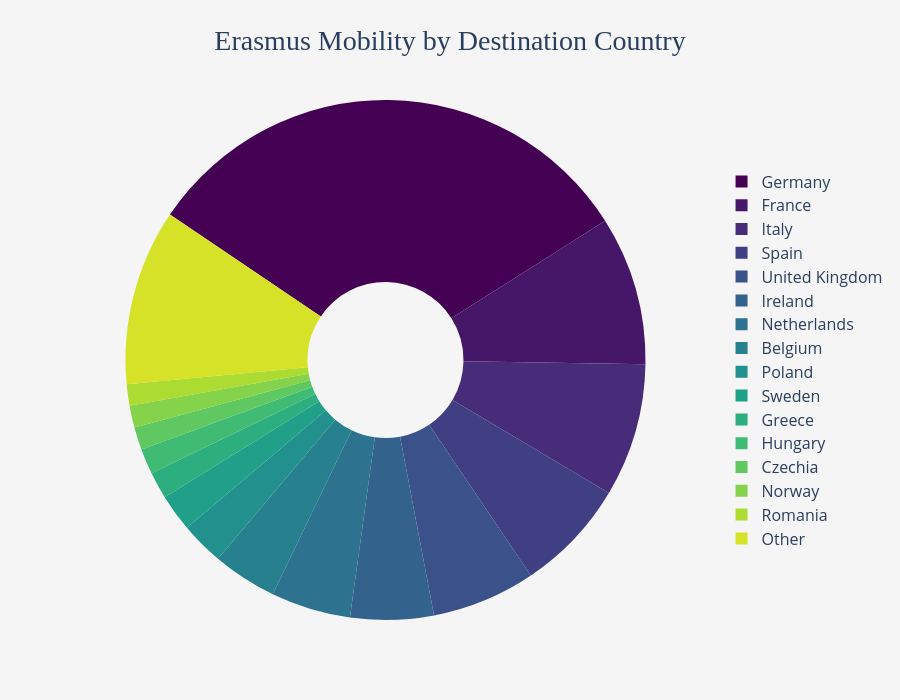

The code cell stored with this chart in its notebook:
### Code cell
import plotly.graph_objects as go

country_counts = mobility_europe["destination_country"].value_counts().reset_index()
country_counts.columns = ["country", "count"]
total = country_counts["count"].sum()

top15 = country_counts.head(15).copy()
others = country_counts.iloc[15:].copy()

other_row = pd.DataFrame([{
    "country": "Other",
    "count": others["count"].sum(),
}])
other_countries_list = "<br>".join(others["country"].tolist()) 

final = pd.concat([top15, other_row], ignore_index=True) 
final["pct"] = (final["count"] / total * 100).round(2)

hover = []
for _, row in final.iterrows():
    if row["country"] == "Other":
        hover.append(
            f"<b>Other countries</b><br>"
            f"Students: {int(row['count'])}<br>"
            f"Share: {row['pct']}%<br><br>"
            f"<i>{other_countries_list}</i>"
        )
    else:
        hover.append(
            f"<b>{row['country']}</b><br>"
            f"Students: {int(row['count'])}<br>"
            f"Share: {row['pct']}%"
        )
        
viridis = px.colors.get_colorscale("Viridis")
greens = px.colors.sample_colorscale("Viridis", [i/16 for i in range(16)], colortype="rgb")

fig = go.Figure(go.Pie(
    labels=final["country"],
    values=final["count"],
    hovertemplate="%{customdata}<extra></extra>",
    customdata=hover,
    textinfo="none",
    hole=0.3,
    sort=False,
    marker=dict(colors=greens),
    rotation=-56, 
    direction="clockwise"
))

fig.update_layout(
    title=dict(text="Erasmus Mobility by Destination Country", x=0.5, xanchor="center", font=dict(size=28, family="Georgia")),
    legend=dict(orientation="v", x=1.05, y=0.5, font=dict(size=16)),
    hoverlabel=dict(bgcolor="white", font_size=16, namelength=-1),
    width=900,
    height=700,
    modebar=dict(remove=["all"]),
    paper_bgcolor="whitesmoke",
)

fig.show()
# fig.write_html(ASSETS_DIR / "destination_country_pie.html", config={"displayModeBar": False})

### Figure 1 — Plotly figure (JSON) as saved in the notebook; plotly's stock layout.template omitted (floating-point values rounded to 4 significant figures)
{"data": [{"customdata": ["<b>Germany</b><br>Students: 1726<br>Share: 31.57%", "<b>France</b><br>Students: 506<br>Share: 9.25%", "<b>Italy</b><br>Students: 453<br>Share: 8.28%", "<b>Spain</b><br>Students: 383<br>Share: 7.0%", "<b>United Kingdom</b><br>Students: 353<br>Share: 6.46%", "<b>Ireland</b><br>Students: 283<br>Share: 5.18%", "<b>Netherlands</b><br>Students: 271<br>Share: 4.96%", "<b>Belgium</b><br>Students: 219<br>Share: 4.01%", "<b>Poland</b><br>Students: 147<br>Share: 2.69%", "<b>Sweden</b><br>Students: 127<br>Share: 2.32%", "<b>Greece</b><br>Students: 91<br>Share: 1.66%", "<b>Hungary</b><br>Students: 87<br>Share: 1.59%", "<b>Czechia</b><br>Students: 77<br>Share: 1.41%", "<b>Norway</b><br>Students: 75<br>Share: 1.37%", "<b>Romania</b><br>Students: 72<br>Share: 1.32%", "<b>Other countries</b><br>Students: 598<br>Share: 10.94%<br><br><i>Portugal<br>Slovenia<br>Finland<br>Bulgaria<br>Slovakia<br>Luxembourg<br>Denmark<br>Lithuania<br>Latvia<br>Malta<br>Croatia<br>Turkey<br>Estonia<br>Cyprus<br>Iceland<br>Serbia<br>North Macedonia<br>Albania</i>"], "direction": "clockwise", "hole": 0.3, "hovertemplate": "%{customdata}<extra></extra>", "labels": ["Germany", "France", "Italy", "Spain", "United Kingdom", "Ireland", "Netherlands", "Belgium", "Poland", "Sweden", "Greece", "Hungary", "Czechia", "Norway", "Romania", "Other"], "marker": {"colors": ["rgb(68, 1, 84)", "rgb(70, 23, 104)", "rgb(71, 44, 122)", "rgb(65, 63, 132)", "rgb(59, 81, 138)", "rgb(51, 98, 141)", "rgb(45, 114, 142)", "rgb(39, 128, 142)", "rgb(34, 144, 140)", "rgb(32, 160, 136)", "rgb(45, 174, 127)", "rgb(64, 187, 115)", "rgb(96, 200, 96)", "rgb(132, 211, 74)", "rgb(172, 220, 49)", "rgb(213, 226, 40)"]}, "rotation": -56, "sort": false, "textinfo": "none", "type": "pie", "values": [1726, 506, 453, 383, 353, 283, 271, 219, 147, 127, 91, 87, 77, 75, 72, 598]}], "layout": {"height": 700, "hoverlabel": {"bgcolor": "white", "font": {"size": 16}, "namelength": -1}, "legend": {"font": {"size": 16}, "orientation": "v", "x": 1.05, "y": 0.5}, "modebar": {"remove": ["all"]}, "paper_bgcolor": "whitesmoke", "title": {"font": {"family": "Georgia", "size": 28}, "text": "Erasmus Mobility by Destination Country", "x": 0.5, "xanchor": "center"}, "width": 900}}
